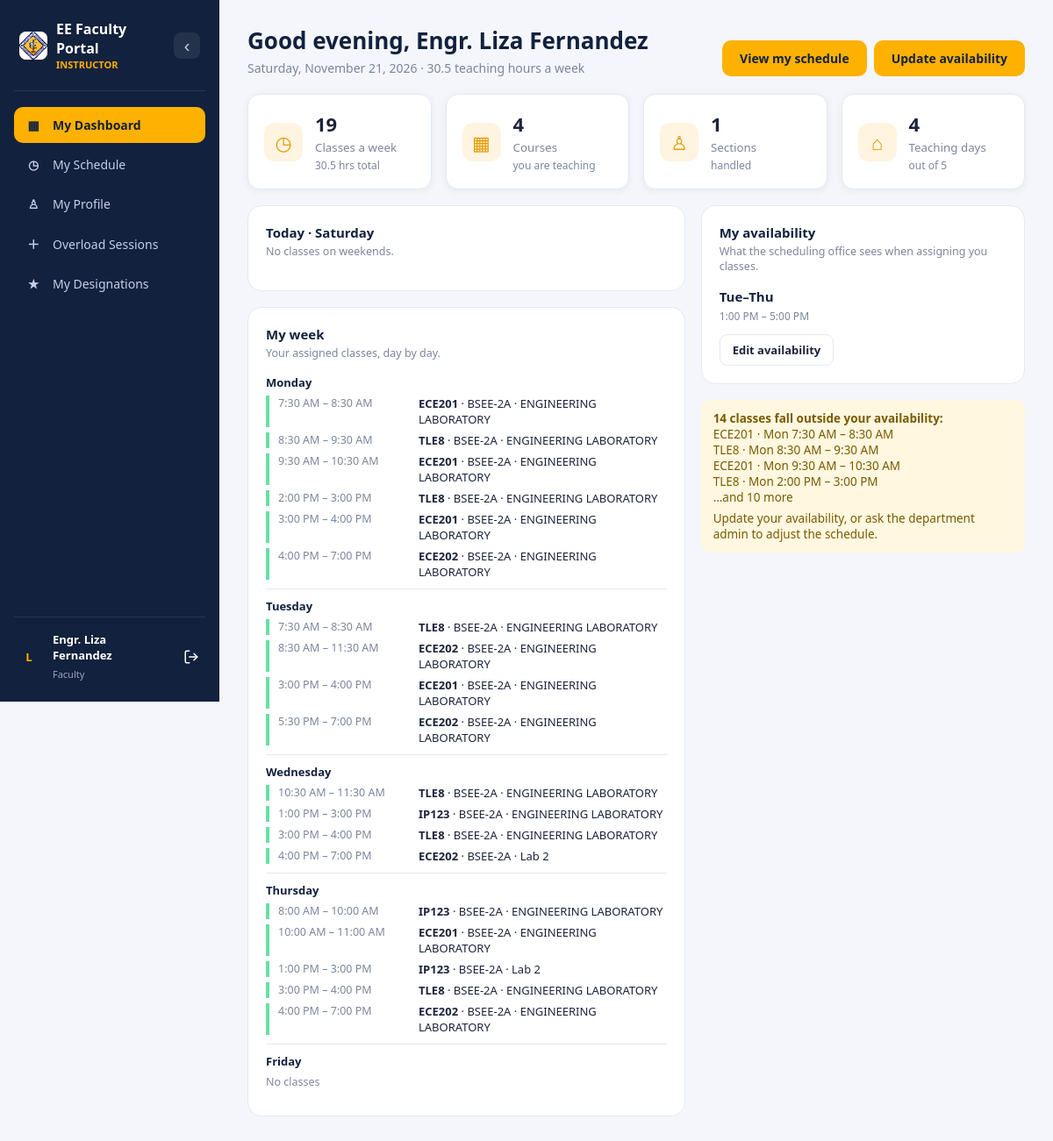
Screenshot of /faculty/index.php (signed in) with the database file from the repository.
### tables this page shows
CREATE TABLE `faculty` (
  `faculty_id` int(11) NOT NULL,
  `username` varchar(255) NOT NULL,
  `faculty_name` varchar(100) NOT NULL,
  `specialty` varchar(100) DEFAULT NULL,
  `available_days` varchar(30) DEFAULT NULL,
  `available_from` time DEFAULT NULL,
  `available_to` time DEFAULT NULL,
  `password` varchar(255) NOT NULL,
  `must_change_password` tinyint(1) NOT NULL DEFAULT 0,
  `role` varchar(255) NOT NULL
);

CREATE TABLE `schedules` (
  `schedule_id` int(11) NOT NULL,
  `course_id` int(11) NOT NULL,
  `faculty_id` int(11) DEFAULT NULL,
  `room_id` int(11) NOT NULL,
  `section` varchar(20) DEFAULT NULL,
  `class_type` enum('Lecture','Laboratory') NOT NULL DEFAULT 'Lecture',
  `day_of_week` varchar(10) DEFAULT NULL,
  `start_time` time DEFAULT NULL,
  `end_time` time DEFAULT NULL,
  `cell_color` varchar(20) DEFAULT NULL
);

CREATE TABLE `courses` (
  `course_id` int(11) NOT NULL,
  `course_code` varchar(10) NOT NULL,
  `course_name` varchar(100) NOT NULL,
  `year_level` tinyint(4) NOT NULL,
  `units` tinyint(4) NOT NULL,
  `status` enum('Open','Closed') DEFAULT 'Open'
);

CREATE TABLE `rooms` (
  `room_id` int(11) NOT NULL,
  `room_code` varchar(100) NOT NULL,
  `room_name` varchar(50) NOT NULL,
  `capacity` int(11) DEFAULT NULL
);

### includes/ui.php (called while the page is built, shortened)
<?php
if (!function_exists('h')) {
    function h($v) { return htmlspecialchars((string)$v, ENT_QUOTES, 'UTF-8'); }
}

### includes/schedule_helpers.php (called while the page is built, shortened)
<?php
function timeToMin(string $t): int {
    [$h, $m] = array_map('intval', explode(':', $t));
    return $h * 60 + $m;
}
function minToLabel(int $m): string {
    $h = intdiv($m, 60); $mm = $m % 60;
    return (($h % 12) ?: 12) . ':' . str_pad((string)$mm, 2, '0', STR_PAD_LEFT) . ' ' . ($h >= 12 ? 'PM' : 'AM');
}
function rangeLabel(string $start, string $end): string {
    return minToLabel(timeToMin($start)) . ' – ' . minToLabel(timeToMin($end));
}
function fmtDaysCsv(?string $csv): string {
    $picked = array_values(array_intersect(FAC_DAY_KEYS, array_filter(explode(',', (string)$csv))));
    $idx = array_map(fn($d) => array_search($d, FAC_DAY_KEYS), $picked);
    $runs = []; $start = $prev = $idx[0];
    foreach (array_slice($idx, 1) as $i) {
        if ($i === $prev + 1) { $prev = $i; continue; }
        $runs[] = [$start, $prev]; $start = $prev = $i;
    }
    $runs[] = [$start, $prev];
    return implode(', ', array_map(function ($r) {
        [$a, $b] = $r;
        if ($a === $b) return FAC_DAY_KEYS[$a];
        return $b - $a === 1 ? FAC_DAY_KEYS[$a] . ', ' . FAC_DAY_KEYS[$b] : FAC_DAY_KEYS[$a] . '–' . FAC_DAY_KEYS[$b];
    }, $runs));
}
function loadFacultySchedule(mysqli $c, int $facultyId): array {
    $stmt = $c->prepare(
        "SELECT s.schedule_id, s.course_id, s.room_id, s.section, s.day_of_week, s.start_time, s.end_time, s.cell_color,
                c.course_code, c.course_name, c.units, r.room_name
         FROM schedules s
         JOIN courses c ON c.course_id = s.course_id
         JOIN rooms r   ON r.room_id   = s.room_id
         WHERE s.faculty_id = ?
         ORDER BY FIELD(s.day_of_week,'Monday','Tuesday','Wednesday','Thursday','Friday'), s.start_time");
    $stmt->bind_param('i', $facultyId);
    $stmt->execute();
    $rows = $stmt->get_result()->fetch_all(MYSQLI_ASSOC);
    $merged = [];
    foreach ($rows as $r) {
        $last = count($merged) - 1;
        if ($last >= 0) {
            $p = $merged[$last];
        }
        $merged[] = $r;
    }
    return $merged;
}
function scheduleHours(array $entries): float {
    $min = 0;
    foreach ($entries as $e) $min += timeToMin($e['end_time']) - timeToMin($e['start_time']);
    return round($min / 60, 1);
}
function outsideAvailability(array $e, array $inst): bool {
    $days = array_filter(explode(',', (string)($inst['available_days'] ?? '')));
    if ($days && !in_array(substr($e['day_of_week'], 0, 3), $days, true)) return true;
    if (!empty($inst['available_from']) && !empty($inst['available_to'])) {
        if (timeToMin($e['start_time']) < timeToMin($inst['available_from'])) return true;
        if (timeToMin($e['end_time'])   > timeToMin($inst['available_to']))   return true;
    }
    return false;
}
function loadInstructor(mysqli $c, int $id): array {
    $stmt = $c->prepare("SELECT faculty_id, username, faculty_name, specialty, available_days, available_from, available_to FROM faculty WHERE faculty_id = ?");
    $stmt->bind_param('i', $id);
    $stmt->execute();
    $row = $stmt->get_result()->fetch_assoc();
    return $row;
}

### includes/auth.php (called while the page is built, shortened)
<?php
function currentUserId(): int   { return (int)($_SESSION['user_id'] ?? 0); }

### faculty/index.php (the view, shortened to what this page needs)
<?php
require '../includes/auth.php';
require '../includes/ui.php';
require '../includes/schedule_helpers.php';
$conn    = (new database())->connect();
$inst    = loadInstructor($conn, currentUserId());
$entries = loadFacultySchedule($conn, (int)$inst['faculty_id']);
$hours    = scheduleHours($entries);
$dayCount = count(array_unique(array_column($entries, 'day_of_week')));
$sections = count(array_unique(array_column($entries, 'section')));
$courses  = count(array_unique(array_column($entries, 'course_id')));
$outside  = array_values(array_filter($entries, fn($e) => outsideAvailability($e, $inst)));
$today  = date('l');
$todayCount = count(array_filter($entries, fn($e) => $e['day_of_week'] === $today));
$hour = (int)date('G');
$greeting = $hour < 12 ? 'Good morning' : ($hour < 18 ? 'Good afternoon' : 'Good evening');
require '../includes/faculty_header.php';
?>
<section class="page-section">
  <div class="dash-welcome">
    <div>
      <h2><?= h($greeting) ?>, <?= h($inst['faculty_name']) ?></h2>
      <p><?= h(date('l, F j, Y')) ?> · <?= $entries ? h($hours) . ' teaching hours a week' : 'No classes assigned to you yet' ?></p>
    </div>
    <div class="dash-actions">
      <a href="schedule.php" class="primary-btn">View my schedule</a>
      <a href="profile.php" class="primary-btn">Update availability</a>
    </div>
  </div>
  <div class="stats-grid">
    <div class="stat-card"><span class="stat-icon">◷</span><div><strong><?= count($entries) ?></strong><small>Classes a week</small><em class="stat-sub"><?= h($hours) ?> hrs total</em></div></div>
    <div class="stat-card"><span class="stat-icon">▦</span><div><strong><?= $courses ?></strong><small>Courses</small><em class="stat-sub">you are teaching</em></div></div>
    <div class="stat-card"><span class="stat-icon">♙</span><div><strong><?= $sections ?></strong><small>Sections</small><em class="stat-sub">handled</em></div></div>
    <div class="stat-card"><span class="stat-icon">⌂</span><div><strong><?= $dayCount ?></strong><small>Teaching days</small><em class="stat-sub">out of 5</em></div></div>
  </div>
  <div class="dash-grid">
    <div class="dash-col">
      <div class="dash-panel">
        <h3>Today · <?= h($today) ?></h3>
        <p class="panel-sub"><?= $todayCount ? $todayCount . ' class' . ($todayCount === 1 ? '' : 'es') . ' today' : (in_array($today, FAC_DAYS, true) ? 'No classes today.' : 'No classes on weekends.') ?></p>
      </div>
      <div class="dash-panel">
        <h3>My week</h3>
        <p class="panel-sub">Your assigned classes, day by day.</p>
        <?php foreach (FAC_DAYS as $d):
            $dayEntries = array_values(array_filter($entries, fn($e) => $e['day_of_week'] === $d)); ?>
        <div class="wk-day">
          <h4><?= h($d) ?><?php if ($d === $today): ?> <span class="now">TODAY</span><?php endif; ?></h4>
          <?php if ($dayEntries): ?>
          <ul>
            <?php foreach ($dayEntries as $e): ?>
            <li style="--dot:<?= h($e['cell_color'] ?: '#ffb100') ?>">
              <time><?= h(rangeLabel($e['start_time'], $e['end_time'])) ?></time>
              <span><strong><?= h($e['course_code']) ?></strong> · <?= h($e['section']) ?> · <?= h($e['room_name']) ?></span>
            </li>
            <?php endforeach; ?>
          </ul>
          <?php else: ?><div class="none">No classes</div><?php endif; ?>
        </div>
        <?php endforeach; ?>
      </div>
    </div>
    <div class="dash-col">
      <div class="dash-panel">
        <h3>My availability</h3>
        <p class="panel-sub">What the scheduling office sees when assigning you classes.</p>
        <p class="avail-big"><?= h(fmtDaysCsv($inst['available_days'])) ?></p>
        <p class="muted" style="margin:0 0 12px"><?= $inst['available_from'] && $inst['available_to'] ? h(rangeLabel($inst['available_from'], $inst['available_to'])) : 'No hours set' ?></p>
        <a href="profile.php" class="outline-btn" style="display:inline-block">Edit availability</a>
      </div>
      <?php if ($outside): ?>
      <div class="ui-notice">
        <strong><?= count($outside) ?> class<?= count($outside) === 1 ? '' : 'es' ?> fall outside your availability:</strong>
        <?php foreach (array_slice($outside, 0, 4) as $e): ?>
          <div><?= h($e['course_code']) ?> · <?= h(substr($e['day_of_week'], 0, 3)) ?> <?= h(rangeLabel($e['start_time'], $e['end_time'])) ?></div>
        <?php endforeach; ?>
        <?php if (count($outside) > 4): ?><div>…and <?= count($outside) - 4 ?> more</div><?php endif; ?>
        <div style="margin-top:6px">Update your availability, or ask the department admin to adjust the schedule.</div>
      </div>
      <?php endif; ?>
    </div>
  </div>
</section>
<?php require '../includes/footer.php'; ?>

### assets/style.css (style rules this page uses)
:root { --navy:#12213d; --navy-2:#1b2a4a; --amber:#ffb100; --amber-dark:#e69900; --bg:#f4f6fb; --card:#ffffff; --border:#e4e8f1; --text:#1c243b; --muted:#7b869c; --green:#1fa971; --green-bg:#e6f7ef; --red:#e5484d; --red-bg:#fdecec; --radius:14px; --shadow:0 2px 10px rgba(20,30,60,.06); }
* { box-sizing:border-box }
body { margin:0;font-family:'Segoe UI',Roboto,Arial,sans-serif;background:var(--bg);color:var(--text);opacity:0;animation:pageFadeIn .45s ease forwards }
a { text-decoration:none;color:inherit }
.page-section { animation:fadeInUp .45s ease both }
.page-section { margin-bottom:28px }
.primary-btn { background:var(--amber);color:var(--navy);border:none;padding:11px 20px;border-radius:10px;font-weight:700;cursor:pointer;display:inline-flex;align-items:center;gap:8px;font-size:14px;transition:background-color .2s ease,transform .15s ease,box-shadow .2s ease }
.outline-btn { background:transparent;border:1.5px solid var(--border);color:var(--text);padding:8px 14px;border-radius:9px;font-weight:600;cursor:pointer;font-size:13px;transition:border-color .2s ease,transform .15s ease,background-color .2s ease }
.stats-grid { display:grid;grid-template-columns:repeat(4,1fr);gap:16px;margin-top:20px }
.stat-card { background:var(--card);border:1px solid var(--border);border-radius:var(--radius);padding:18px;display:flex;align-items:center;gap:14px;box-shadow:var(--shadow);transition:transform .2s ease,box-shadow .2s ease;animation:fadeInUp .45s ease both }
.stat-card:nth-child(1) { animation-delay:.05s }
.stat-card:nth-child(2) { animation-delay:.1s }
.stat-card:nth-child(3) { animation-delay:.15s }
.stat-card:nth-child(4) { animation-delay:.2s }
.stat-icon { font-size:22px;width:44px;height:44px;border-radius:12px;background:#fff4e0;color:var(--amber-dark);display:flex;align-items:center;justify-content:center;transition:transform .2s ease }
.stat-card strong { font-size:22px;display:block }
.stat-card small { color:var(--muted) }
.muted { color:var(--muted);font-size:12px }

### assets/ui.css (style rules this page uses)
:root { --ui-ink: #14213d; --ui-muted: #64708a; --ui-line: #e3e8f2; --ui-bg: #f6f8fc; --ui-accent: #2457f5; --ui-accent-soft: #e8eeff; --ui-danger: #d6342c; --ui-danger-soft: #fdeceb; --ui-ok: #12a36f; --ui-ok-soft: #e3f6ee; --ui-ease: cubic-bezier(.22, 1, .36, 1); --ui-spring: cubic-bezier(.34, 1.45, .5, 1); }
.ui-notice { padding: 12px 14px; margin: 0 0 16px; border-radius: 10px; background: #fff7e0; color: #7a5b00; font-size: 13.5px; }
.dash-welcome { display: flex; flex-wrap: wrap; align-items: flex-end; justify-content: space-between; gap: 16px; margin-bottom: 20px; }
.dash-welcome h2 { margin: 0; font-size: 26px; color: var(--ui-ink); }
.dash-welcome p { margin: 4px 0 0; color: var(--ui-muted); font-size: 14px; }
.dash-actions { display: flex; gap: 8px; flex-wrap: wrap; }
.dash-actions a { text-decoration: none; }
.stat-sub { display: block; margin-top: 2px; font-style: normal; font-size: 12px; color: var(--ui-muted); }
.dash-grid { display: grid; grid-template-columns: minmax(0, 1.35fr) minmax(0, 1fr); gap: 18px; margin-top: 18px; }
.dash-col { display: grid; gap: 18px; align-content: start; }
.dash-panel { background: #fff; border: 1px solid var(--ui-line); border-radius: 16px; padding: 20px; }
.dash-panel h3 { margin: 0; font-size: 15px; color: var(--ui-ink); }
.dash-panel .panel-sub { margin: 3px 0 16px; font-size: 12.5px; color: var(--ui-muted); }
:root { --ui-ink: var(--text, #1c243b); --ui-muted: var(--muted, #7b869c); --ui-line: var(--border, #e4e8f1); --ui-bg: var(--bg, #f4f6fb); --ui-accent: var(--amber-dark, #e69900); --ui-accent-soft: #fff4e0; --ui-danger: var(--red, #e5484d); --ui-danger-soft: var(--red-bg, #fdecec); --ui-ok: var(--green, #1fa971); --ui-ok-soft: var(--green-bg, #e6f7ef); }
.dash-welcome h2 { color: var(--navy, #12213d); }
.ui-modal-head h2, .dash-panel h3 { color: var(--navy, #12213d); }

### rows the page displays
faculty: faculty_name "Engr. Liza Fernandez", available_days "Tue–Thu", available_from+available_to "1:00 PM – 5:00 PM"
schedules: rangeLabel($e['start_time'], $e['end_time']) "7:30 AM – 8:30 AM", course.course_code "ECE201", section "BSEE-2A", room.room_name "ENGINEERING LABORATORY", day_of_week "Mon"
schedules: rangeLabel($e['start_time'], $e['end_time']) "8:30 AM – 9:30 AM", course.course_code "TLE8", section "BSEE-2A", room.room_name "ENGINEERING LABORATORY", day_of_week "Mon"
schedules: rangeLabel($e['start_time'], $e['end_time']) "9:30 AM – 10:30 AM", course.course_code "ECE201", section "BSEE-2A", room.room_name "ENGINEERING LABORATORY", day_of_week "Mon"
schedules: rangeLabel($e['start_time'], $e['end_time']) "2:00 PM – 3:00 PM", course.course_code "TLE8", section "BSEE-2A", room.room_name "ENGINEERING LABORATORY", day_of_week "Mon"
schedules: rangeLabel($e['start_time'], $e['end_time']) "3:00 PM – 4:00 PM", course.course_code "ECE201", section "BSEE-2A", room.room_name "ENGINEERING LABORATORY"
schedules: rangeLabel($e['start_time'], $e['end_time']) "4:00 PM – 7:00 PM", course.course_code "ECE202", section "BSEE-2A", room.room_name "ENGINEERING LABORATORY"
schedules: rangeLabel($e['start_time'], $e['end_time']) "7:30 AM – 8:30 AM", course.course_code "TLE8", section "BSEE-2A", room.room_name "ENGINEERING LABORATORY"
schedules: rangeLabel($e['start_time'], $e['end_time']) "8:30 AM – 11:30 AM", course.course_code "ECE202", section "BSEE-2A", room.room_name "ENGINEERING LABORATORY"
schedules: rangeLabel($e['start_time'], $e['end_time']) "3:00 PM – 4:00 PM", course.course_code "ECE201", section "BSEE-2A", room.room_name "ENGINEERING LABORATORY"
schedules: rangeLabel($e['start_time'], $e['end_time']) "5:30 PM – 7:00 PM", course.course_code "ECE202", section "BSEE-2A", room.room_name "ENGINEERING LABORATORY"
schedules: rangeLabel($e['start_time'], $e['end_time']) "10:30 AM – 11:30 AM", course.course_code "TLE8", section "BSEE-2A", room.room_name "ENGINEERING LABORATORY"
schedules: rangeLabel($e['start_time'], $e['end_time']) "1:00 PM – 3:00 PM", course.course_code "IP123", section "BSEE-2A", room.room_name "ENGINEERING LABORATORY"
schedules: rangeLabel($e['start_time'], $e['end_time']) "3:00 PM – 4:00 PM", course.course_code "TLE8", section "BSEE-2A", room.room_name "ENGINEERING LABORATORY"
schedules: rangeLabel($e['start_time'], $e['end_time']) "4:00 PM – 7:00 PM", course.course_code "ECE202", section "BSEE-2A", room.room_name "Lab 2"
schedules: day_of_week "Thursday", rangeLabel($e['start_time'], $e['end_time']) "4:00 PM – 7:00 PM", course.course_code "ECE202", section "BSEE-2A", room.room_name "ENGINEERING LABORATORY"
schedules: rangeLabel($e['start_time'], $e['end_time']) "8:00 AM – 10:00 AM", course.course_code "IP123", section "BSEE-2A", room.room_name "ENGINEERING LABORATORY"
schedules: rangeLabel($e['start_time'], $e['end_time']) "10:00 AM – 11:00 AM", course.course_code "ECE201", section "BSEE-2A", room.room_name "ENGINEERING LABORATORY"
schedules: rangeLabel($e['start_time'], $e['end_time']) "1:00 PM – 3:00 PM", course.course_code "IP123", section "BSEE-2A", room.room_name "Lab 2"
schedules: rangeLabel($e['start_time'], $e['end_time']) "3:00 PM – 4:00 PM", course.course_code "TLE8", section "BSEE-2A", room.room_name "ENGINEERING LABORATORY"

### other values shown
$facName "Engr. Liza Fernandez"
$hours "30.5"
count($entries) "19"
$courses "4"
$sections "1"
$dayCount "4"
$today "Saturday"
$d "Monday"
$d "Tuesday"
$d "Wednesday"
$d "Friday"
count($outside) "14"
count($outside) - 4 "10"
